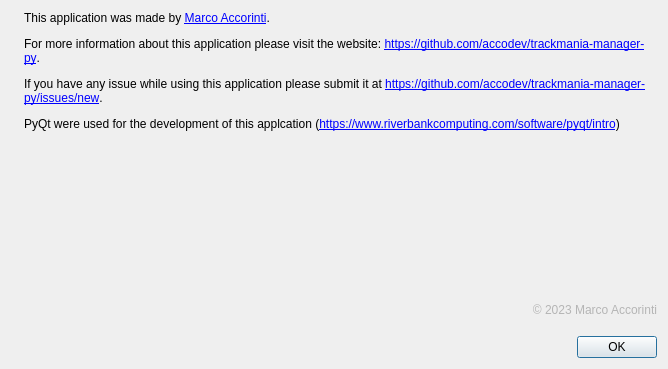
<?xml version="1.0" encoding="UTF-8"?>
<ui version="4.0">
 <class>AboutDialog</class>
 <widget class="QDialog" name="AboutDialog">
  <property name="geometry">
   <rect>
    <x>0</x>
    <y>0</y>
    <width>668</width>
    <height>369</height>
   </rect>
  </property>
  <property name="sizePolicy">
   <sizepolicy hsizetype="Fixed" vsizetype="Fixed">
    <horstretch>0</horstretch>
    <verstretch>0</verstretch>
   </sizepolicy>
  </property>
  <property name="maximumSize">
   <size>
    <width>1024</width>
    <height>1024</height>
   </size>
  </property>
  <property name="windowTitle">
   <string>Dialog</string>
  </property>
  <layout class="QGridLayout" name="gridLayout">
   <item row="5" column="2">
    <widget class="QPushButton" name="ok_button">
     <property name="text">
      <string>OK</string>
     </property>
    </widget>
   </item>
   <item row="5" column="1">
    <spacer name="horizontalSpacer">
     <property name="orientation">
      <enum>Qt::Horizontal</enum>
     </property>
     <property name="sizeHint" stdset="0">
      <size>
       <width>40</width>
       <height>20</height>
      </size>
     </property>
    </spacer>
   </item>
   <item row="4" column="0" rowspan="2">
    <widget class="QLabel" name="label_3">
     <property name="text">
      <string/>
     </property>
     <property name="pixmap">
      <pixmap resource="resources.qrc">:/resources/images/pyqt-logo.png</pixmap>
     </property>
    </widget>
   </item>
   <item row="2" column="0" rowspan="2">
    <widget class="QLabel" name="label">
     <property name="text">
      <string/>
     </property>
     <property name="pixmap">
      <pixmap resource="resources.qrc">:/resources/icons/app.ico</pixmap>
     </property>
     <property name="scaledContents">
      <bool>false</bool>
     </property>
    </widget>
   </item>
   <item row="2" column="1" rowspan="3" colspan="2">
    <widget class="QLabel" name="label_2">
     <property name="text">
      <string>&lt;html&gt;&lt;head/&gt;&lt;body&gt;&lt;p&gt;This application was made by &lt;a href=&quot;https://www.linkedin.com/in/accodev/&quot;&gt;&lt;span style=&quot; text-decoration: underline; color:#0000ff;&quot;&gt;Marco Accorinti&lt;/span&gt;&lt;/a&gt;.&lt;/p&gt;&lt;p&gt;For more information about this application please visit the website: &lt;a href=&quot;https://github.com/accodev/trackmania-manager-py&quot;&gt;&lt;span style=&quot; text-decoration: underline; color:#0000ff;&quot;&gt;https://github.com/accodev/trackmania-manager-py&lt;/span&gt;&lt;/a&gt;. &lt;/p&gt;&lt;p&gt;If you have any issue while using this application please submit it at &lt;a href=&quot;https://github.com/accodev/trackmania-manager-py/issues/new&quot;&gt;&lt;span style=&quot; text-decoration: underline; color:#0000ff;&quot;&gt;https://github.com/accodev/trackmania-manager-py/issues/new&lt;/span&gt;&lt;/a&gt;.&lt;/p&gt;&lt;p&gt;PyQt were used for the development of this applcation (&lt;a href=&quot;https://www.riverbankcomputing.com/software/pyqt/intro&quot;&gt;&lt;span style=&quot; text-decoration: underline; color:#0000ff;&quot;&gt;https://www.riverbankcomputing.com/software/pyqt/intro&lt;/span&gt;&lt;/a&gt;)&lt;/p&gt;&lt;p&gt;&lt;br/&gt;&lt;/p&gt;&lt;p&gt;&lt;br/&gt;&lt;/p&gt;&lt;p&gt;&lt;br/&gt;&lt;/p&gt;&lt;p&gt;&lt;br/&gt;&lt;/p&gt;&lt;p align=&quot;right&quot;&gt;&lt;span style=&quot; color:#b5b5b5;&quot;&gt;© 2023 Marco Accorinti&lt;/span&gt;&lt;/p&gt;&lt;/body&gt;&lt;/html&gt;</string>
     </property>
     <property name="alignment">
      <set>Qt::AlignLeading|Qt::AlignLeft|Qt::AlignTop</set>
     </property>
     <property name="wordWrap">
      <bool>true</bool>
     </property>
    </widget>
   </item>
  </layout>
 </widget>
 <resources>
  <include location="resources.qrc"/>
 </resources>
 <connections/>
</ui>
